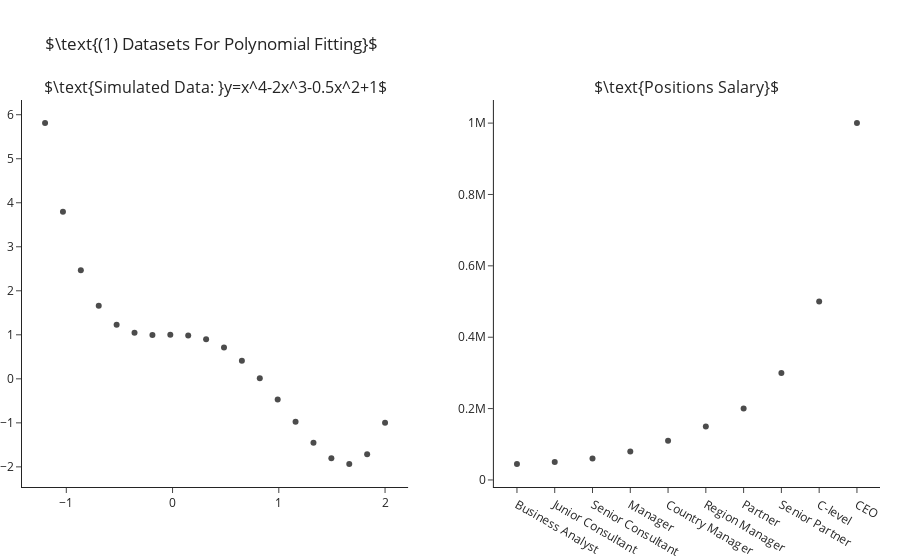

Here is the notebook cell this chart was saved with:
### Code cell
response = lambda x: x**4 - 2*x**3 - .5*x**2 + 1

x = np.linspace(-1.2, 2, 20)
y_ = response(x)

df = pd.read_csv("../data/Position_Salaries.csv", skiprows=2, index_col=0)
x2, y2 = df.index, df.Salary

make_subplots(1, 2, subplot_titles=(r"$\text{Simulated Data: }y=x^4-2x^3-0.5x^2+1$", r"$\text{Positions Salary}$"))\
    .add_traces([go.Scatter(x=x, y=y_, mode="markers", marker=dict(color="black", opacity=.7), showlegend=False),
                 go.Scatter(x=x2, y=y2, mode="markers",marker=dict(color="black", opacity=.7), showlegend=False)], 
                rows=[1,1], cols=[1,2])\
    .update_layout(title=r"$\text{(1) Datasets For Polynomial Fitting}$", margin=dict(t=100)).show()

### Figure 1 — Plotly figure (JSON) as saved in the notebook; plotly's stock layout.template omitted (floating-point values rounded to 4 significant figures)
{"data": [{"marker": {"color": "black", "opacity": 0.7}, "mode": "markers", "showlegend": false, "type": "scatter", "x": [-1.2, -1.032, -0.8632, -0.6947, -0.5263, -0.3579, -0.1895, -0.02105, 0.1474, 0.3158, 0.4842, 0.6526, 0.8211, 0.9895, 1.158, 1.326, 1.495, 1.663, 1.832, 2], "xaxis": "x", "y": [5.81, 3.796, 2.469, 1.662, 1.23, 1.044, 0.9969, 0.9998, 0.9832, 0.8971, 0.7107, 0.4125, 0.0104, -0.4685, -0.9777, -1.451, -1.804, -1.933, -1.712, -1], "yaxis": "y"}, {"marker": {"color": "black", "opacity": 0.7}, "mode": "markers", "showlegend": false, "type": "scatter", "x": ["Business Analyst", "Junior Consultant", "Senior Consultant", "Manager", "Country Manager", "Region Manager", "Partner", "Senior Partner", "C-level", "CEO"], "xaxis": "x2", "y": [45000, 50000, 60000, 80000, 110000, 150000, 200000, 300000, 500000, 1000000], "yaxis": "y2"}], "layout": {"annotations": [{"font": {"size": 16}, "showarrow": false, "text": "$\\text{Simulated Data: }y=x^4-2x^3-0.5x^2+1$", "x": 0.225, "xanchor": "center", "xref": "paper", "y": 1, "yanchor": "bottom", "yref": "paper"}, {"font": {"size": 16}, "showarrow": false, "text": "$\\text{Positions Salary}$", "x": 0.775, "xanchor": "center", "xref": "paper", "y": 1, "yanchor": "bottom", "yref": "paper"}], "margin": {"t": 100}, "title": {"text": "$\\text{(1) Datasets For Polynomial Fitting}$"}, "xaxis": {"anchor": "y", "domain": [0, 0.45]}, "xaxis2": {"anchor": "y2", "domain": [0.55, 1]}, "yaxis": {"anchor": "x", "domain": [0, 1]}, "yaxis2": {"anchor": "x2", "domain": [0, 1]}}}
